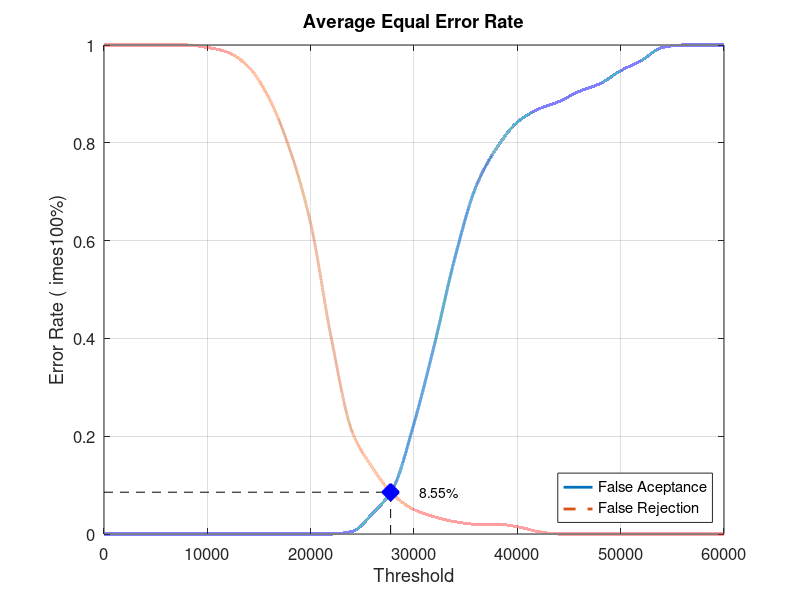
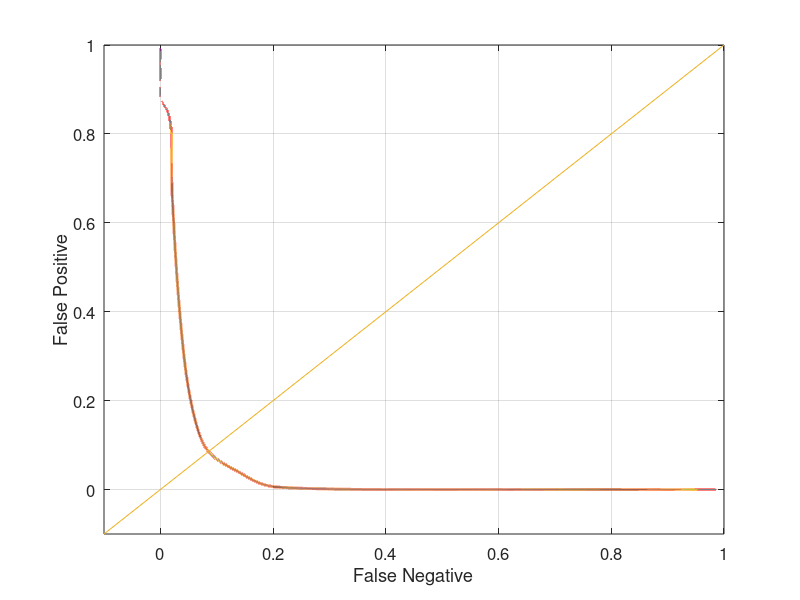

MATLAB code to generate these figures, in order:
close all;
clear;
clc;
x = 0:2000:60000;
xq = 0:0.5:60000;

y0 = [0 0 0 0 0 0 0 0 0 0 0 0 0.00526316 0.0421053 0.0947368 0.226316 0.389474 0.568421 0.710526 0.789474 0.842105 0.868421 0.884211 0.905263 0.921053 0.947368 0.968421 0.994737 1 1 1]
yy0 = interp1(x, y0, xq, 'pchip');
y1 = [1 1 1 1 1 0.995 0.985 0.955 0.89 0.785 0.635 0.4 0.21 0.135 0.08 0.05 0.035 0.025 0.02 0.02 0.015 0.005 0 0 0 0 0 0 0 0 0]
yy1 = interp1(x, y1, xq, 'pchip');

% Calculating EER: 
y2 = abs(y0 - y1);
find(y2 == min(y2))
yy2 = abs(yy0 - yy1);
xEER = find(yy2 == min(yy2));
xEERIndex = xq(xEER) % X-axis EER
yEER = yy0(xEER) % Y-axis EER

main = figure
plot(xq, yy0,'-','LineWidth', 2);	hold on
plot(xq, yy1,'--','LineWidth', 2);	hold on
plot([xEERIndex xEERIndex], [0 yEER], 'k--');	hold on
plot([0 xEERIndex], [yEER yEER], 'k--');	hold on
plot(xEERIndex, yEER, 'bx', 'LineWidth', 10);	hold on
text(xEERIndex + 10 * xEERIndex / 100, yEER, [num2str(round((10000 * yEER)) / 100) '%'])
legend('False Aceptance', 'False Rejection', 'Location', 'SouthEast')
xlabel('Threshold')
ylabel('Error Rate (	imes100%)')
title('Average Equal Error Rate')
set(gca, 'FontSize', 12)
axis([0 60000 0 1])
grid on

print(main, 'Database4_4Main', '-dpng');
FNRxFPR = figure('Color', [1 1 1]);
plot(yy1, yy0, '-', yy1, yy0, 'LineWidth', 2);
hold on
y = -0.1:0.1:1
plot(y, y); 
set(gca, 'FontSize', 12)
xlabel('False Negative')
ylabel('False Positive')
axis([-0.1 1 -0.1 1])
set(gca, 'FontSize', 12)
grid on

print(FNRxFPR, 'Database4_4FNRxFPR','-dpng');
